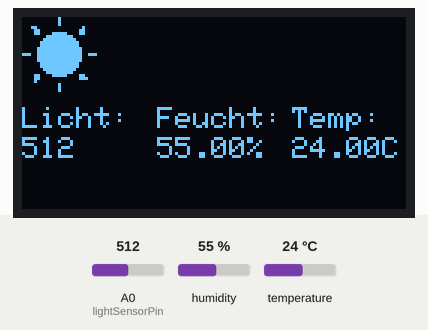
Simulated run of this sketch. Board: Arduino Uno, built with avr-gcc and run on an emulated ATmega328P. On the bench: 128×64 one-colour display. The inputs (shaded band) are chosen by the test bench; at power-on: humidity 55 %, A0 (lightSensorPin) = 512, temperature 24 °C. The display library's start-up logo is not drawn; what the sketch prints to the serial monitor is not drawn.

Above: at 2.2 s.
2.3 s: humidity set to 22 %
At 4.3 s:
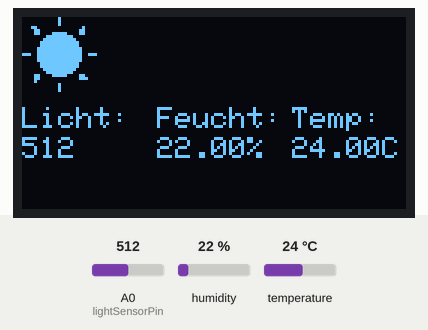
5.1 s: A0 (lightSensorPin) set to 487
At 5.5 s:
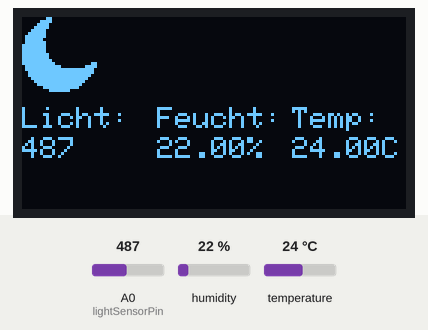
7.9 s: temperature set to 5 °C
At 10.3 s:
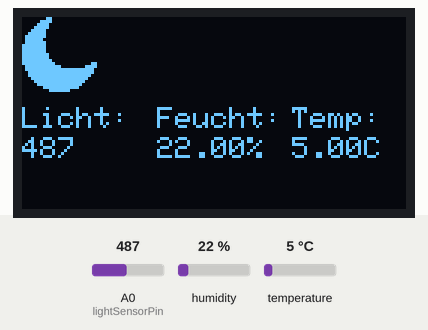
10.8 s: temperature set to 2 °C
At 12.8 s:
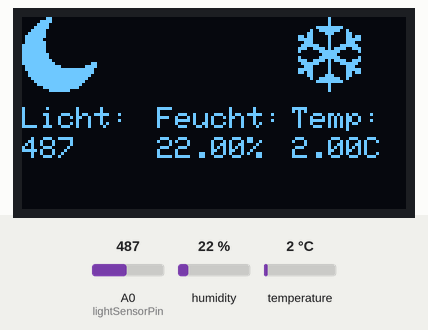
13.6 s: A0 (lightSensorPin) set to 510
At 16.5 s:
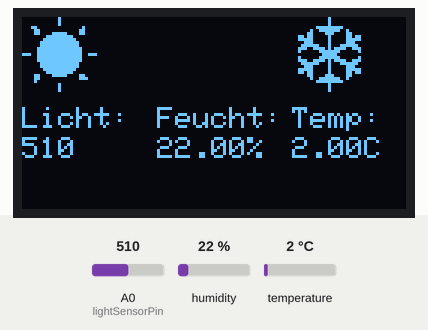
17.0 s: humidity set to 79 %
At 18.9 s:
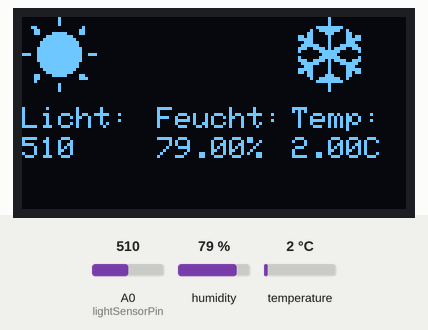
19.8 s: humidity set to 82 %
Timing chart, 0 to 22.8 s (numbered marks = the images above; inputs shaded):
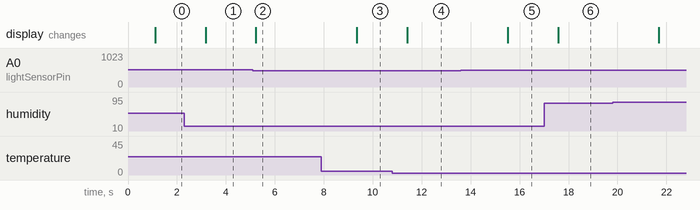

Measured:
- the behaviour switches between 500 and 499 on A0 (lightSensorPin) (found by bisection; images 1 and 2)
- the behaviour switches between 4 and 3 °C on temperature (found by bisection; images 3 and 4)
- after the input at 2.3 s, the display: changes after 0.87 s (image 1)
- after the input at 5.1 s, the display: changes after 0.13 s (image 2)
- after the input at 7.9 s, the display: changes after 1.4 s (image 3)
- after the input at 10.8 s, the display: changes after 0.60 s (image 4)
- after the input at 13.6 s, the display: changes after 1.9 s (image 5)
- after the input at 17.0 s, the display: changes after 0.58 s (image 6)

The sketch:

steiner_proj1.ino
```cpp
#include <Adafruit_GFX.h>
#include <Adafruit_SSD1306.h>
#include <SPI.h>
#include <Wire.h>
#include "DHT.h"

#define OLED_SCL GPIO5
#define OLED_SDA GPIO4
#define OLED_RESET -1

const int lightSensorPin = A0;
#define DHT_TYPE DHT11
#define DHT_PIN 14
#define DHT_POWER 16

DHT dht(DHT_PIN, DHT_TYPE);
Adafruit_SSD1306 display(128, 64, &Wire, OLED_RESET);

#define HUMIDITY_THRESHOLD 80
#define TEMPERATURE_THRESHOLD 4
#define LIGHT_THRESHOLD 500

float humidity = 0;
float temperature = 0;
int lightLevel = 0;

const unsigned char epd_bitmap_Mond[] PROGMEM = {
0x00, 0xc0, 0x00, 0x00, 0x03, 0xc0, 0x00, 0x00, 0x07, 0x80, 0x00, 0x00, 0x0f, 0x80, 0x00, 0x00,
	0x1f, 0x00, 0x00, 0x00, 0x3f, 0x00, 0x00, 0x00, 0x7f, 0x00, 0x00, 0x00, 0x7e, 0x00, 0x00, 0x00,
	0x7f, 0x00, 0x00, 0x00, 0xff, 0x00, 0x00, 0x00, 0xff, 0x00, 0x00, 0x00, 0xff, 0x00, 0x00, 0x00,
	0xff, 0x80, 0x00, 0x00, 0xff, 0x80, 0x00, 0x00, 0xff, 0xc0, 0x00, 0x00, 0xff, 0xe0, 0x01, 0x80,
	0x7f, 0xf8, 0x07, 0x80, 0x7f, 0xff, 0xff, 0x00, 0x3f, 0xff, 0xff, 0x00, 0x3f, 0xff, 0xfe, 0x00,
	0x1f, 0xff, 0xfc, 0x00, 0x0f, 0xff, 0xf8, 0x00, 0x07, 0xff, 0xf0, 0x00, 0x01, 0xff, 0xe0, 0x00,
	0x00, 0x7f, 0x00, 0x00
};
const unsigned char epd_bitmap_Sonne[] PROGMEM = {
    0x00, 0x08, 0x00, 0x00, 0x00, 0x08, 0x00, 0x00, 0x00, 0x08, 0x00, 0x00, 0x18, 0x00, 0x08, 0x00,
    0x0c, 0x00, 0x18, 0x00, 0x0c, 0x3e, 0x18, 0x00, 0x00, 0xff, 0x80, 0x00, 0x01, 0xff, 0xc0, 0x00,
    0x03, 0xff, 0xe0, 0x00, 0x03, 0xff, 0xe0, 0x00, 0x07, 0xff, 0xf0, 0x00, 0x07, 0xff, 0xf0, 0x00,
    0xe7, 0xff, 0xf3, 0x80, 0x07, 0xff, 0xf0, 0x00, 0x07, 0xff, 0xf0, 0x00, 0x03, 0xff, 0xe0, 0x00,
    0x03, 0xff, 0xe0, 0x00, 0x01, 0xff, 0xc0, 0x00, 0x00, 0xff, 0x80, 0x00, 0x0c, 0x3e, 0x18, 0x00,
    0x0c, 0x00, 0x1c, 0x00, 0x08, 0x00, 0x00, 0x00, 0x00, 0x08, 0x00, 0x00, 0x00, 0x08, 0x00, 0x00,
    0x00, 0x08, 0x00, 0x00
};
const unsigned char epd_bitmap_Wassertroppe[] PROGMEM = {
    0x00, 0x00, 0x00, 0x00, 0x00, 0x00, 0x00, 0x00, 0x00, 0x00, 0x00, 0x00, 0x00, 0x00, 0x00, 0x00,
    0x00, 0x00, 0x00, 0x00, 0x00, 0x00, 0x00, 0x00, 0x00, 0x01, 0x00, 0x00, 0x00, 0x82, 0x80, 0x00,
    0x01, 0x42, 0x80, 0x00, 0x01, 0x44, 0x40, 0x00, 0x01, 0x44, 0x40, 0x00, 0x01, 0xc4, 0x40, 0x00,
    0x00, 0x04, 0x40, 0x00, 0x00, 0x23, 0x80, 0x00, 0x00, 0x50, 0x00, 0x00, 0x00, 0x40, 0x00, 0x00,
    0x00, 0x08, 0x00, 0x00, 0x00, 0x08, 0x00, 0x00, 0x00, 0x58, 0x00, 0x00, 0x00, 0x00, 0x00, 0x00,
    0x00, 0x00, 0x00, 0x00, 0x00, 0x00, 0x00, 0x00, 0x00, 0x00, 0x00, 0x00, 0x00, 0x00, 0x00, 0x00,
    0x00, 0x00, 0x00, 0x00
};
const unsigned char epd_bitmap_Schneeflogge[] PROGMEM = {
    0x00, 0x08, 0x00, 0x00, 0x00, 0x08, 0x00, 0x00, 0x00, 0x08, 0x00, 0x00, 0x00, 0xff, 0x80, 0x00,
    0x02, 0x7f, 0x20, 0x00, 0x06, 0x1c, 0x30, 0x00, 0x36, 0x08, 0x36, 0x00, 0x3e, 0x08, 0x3e, 0x00,
    0x0e, 0x08, 0x38, 0x00, 0x1f, 0x88, 0xfc, 0x00, 0x39, 0xeb, 0xce, 0x00, 0x20, 0x7f, 0x02, 0x00,
    0x00, 0x3e, 0x00, 0x00, 0x20, 0x7f, 0x02, 0x00, 0x39, 0xeb, 0xce, 0x00, 0x1f, 0x88, 0xfc, 0x00,
    0x0e, 0x08, 0x38, 0x00, 0x3e, 0x08, 0x3e, 0x00, 0x36, 0x08, 0x36, 0x00, 0x06, 0x1c, 0x30, 0x00,
    0x02, 0x7f, 0x20, 0x00, 0x00, 0xff, 0x80, 0x00, 0x00, 0x08, 0x00, 0x00, 0x00, 0x08, 0x00, 0x00,
    0x00, 0x08, 0x00, 0x00
};

void setup() {
    Serial.begin(115200);

    display.begin(SSD1306_SWITCHCAPVCC, 0x3c);
    display.display();
    display.clearDisplay();

    pinMode(DHT_POWER, OUTPUT);
    digitalWrite(DHT_POWER, HIGH);
    dht.begin();

    Serial.println("DHT and OLED Display running...");
    delay(1000);
}

void loop() {
    readSensorValues();
    updateDisplay();
    delay(2000);
}

void readSensorValues() {
    lightLevel = analogRead(lightSensorPin);
    Serial.print("Helligkeit: ");
    Serial.println(lightLevel);

    humidity = dht.readHumidity();
    temperature = dht.readTemperature();

    if (isnan(humidity) || isnan(temperature)) {
        Serial.println("Fehler beim Lesen des DHT-Sensors");
    } else {
        Serial.print("Luftfeuchtigkeit: ");
        Serial.print(humidity);
        Serial.println(" %");
        Serial.print("Temperatur: ");
        Serial.print(temperature);
        Serial.println(" °C");
    }
}

void updateDisplay() {
    display.clearDisplay();

    if (lightLevel < LIGHT_THRESHOLD) {
        display.drawBitmap(0, 0, epd_bitmap_Mond, 25, 25, WHITE);
    } else {
        display.drawBitmap(0, 0, epd_bitmap_Sonne, 25, 25, WHITE);
    }

    if (temperature < TEMPERATURE_THRESHOLD) {
        display.drawBitmap(90, 0, epd_bitmap_Schneeflogge, 25, 25, WHITE);
    }

    if (humidity > HUMIDITY_THRESHOLD) {
        display.drawBitmap(45, 0, epd_bitmap_Wassertroppe, 25, 25, WHITE);
    }

    display.setTextSize(1);
    display.setTextColor(WHITE);

    display.setCursor(0, 30);
    display.print("Licht:");
    display.setCursor(0, 40);
    display.print(lightLevel);

    display.setCursor(45, 30);
    display.print("Feucht:");
    display.setCursor(45, 40);
    display.print(humidity);
    display.print("%");

    display.setCursor(90, 30);
    display.print("Temp:");
    display.setCursor(90, 40);
    display.print(temperature);
    display.print("C");

    display.display();
}
```
